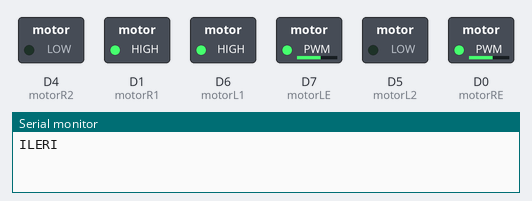
Simulated run of this sketch. Board: ESP8266 (NodeMCU). On the bench: switched loads named in the sketch (green lamp = pin HIGH), the last lines printed to the serial monitor.

Above: at 0.05 s.
At 4.05 s:
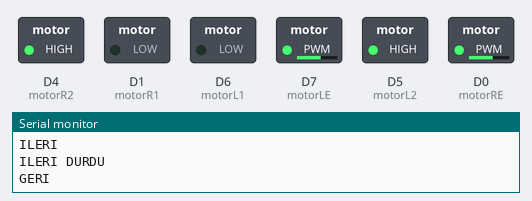
At 8.05 s:
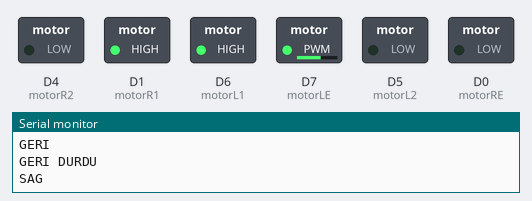
At 12.05 s:
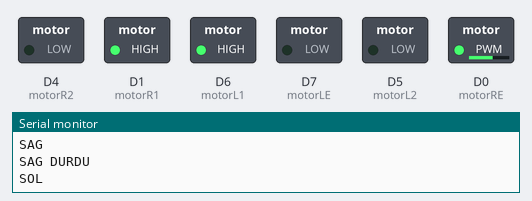
At 15.95 s:
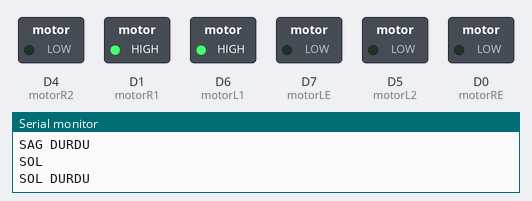
Timing chart, 0 to 20.8 s (numbered marks = the images above):
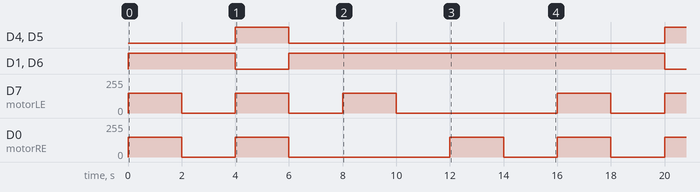

The sketch:

DENEYAP_L8_1_1_ARABA.ino
```cpp
#include <analogWrite.h>

#define motorR1 D1
#define motorR2 D4
#define motorRE D0
#define motorL1 D6
#define motorL2 D5
#define motorLE D7
int hiz = 150;


void setup() {
  pinMode(motorR1, OUTPUT);
  pinMode(motorR2, OUTPUT);
  pinMode(motorL1, OUTPUT);
  pinMode(motorL2, OUTPUT);
  Serial.begin(115200);
}

void loop() {

  Serial.println("ILERI");
  ileri();
  delay(2000);
  Serial.println("ILERI DURDU");
  dur();
  delay(2000);

  Serial.println("GERI");
  geri();
  delay(2000);
  dur();
  Serial.println("GERI DURDU");
  delay(2000);


  Serial.println("SAG");
  sag();
  delay(2000);
  Serial.println("SAG DURDU");
  dur();
  delay(2000);

  Serial.println("SOL");
  sol();
  delay(2000);
  Serial.println("SOL DURDU");
  dur();
  delay(2000);
}

void ileri (){
  digitalWrite(motorR1, HIGH);
  digitalWrite(motorR2, LOW);
  analogWrite(motorRE, hiz);
  digitalWrite(motorL1, HIGH);
  digitalWrite(motorL2, LOW);
  analogWrite(motorLE, hiz);
}

void sag (){
  digitalWrite(motorR1, HIGH);
  digitalWrite(motorR2, LOW);
  analogWrite(motorRE, 0);
  digitalWrite(motorL1, HIGH);
  digitalWrite(motorL2, LOW);
  analogWrite(motorLE, hiz);
}

void sol (){
  digitalWrite(motorR1, HIGH);
  digitalWrite(motorR2, LOW);
  analogWrite(motorRE, hiz);
  digitalWrite(motorL1, HIGH);
  digitalWrite(motorL2, LOW);
  analogWrite(motorLE, 0);
}

void dur (){
  digitalWrite(motorR1, HIGH);
  digitalWrite(motorR2, LOW);
  analogWrite(motorRE, 0);
  digitalWrite(motorL1, HIGH);
  digitalWrite(motorL2, LOW);
  analogWrite(motorLE, 0);
}

void geri (){
  digitalWrite(motorR1, LOW);
  digitalWrite(motorR2, HIGH);
  analogWrite(motorRE, hiz);
  digitalWrite(motorL1, LOW);
  digitalWrite(motorL2, HIGH);
  analogWrite(motorLE, hiz);
}
```

Measured:
- by itself, D4 (motorR2), D5 (motorL2): alternates HIGH for 2.0 s and LOW for 14.0 s
- by itself, D1 (motorR1), D6 (motorL1): repeats every 16.0 s: LOW 2.0 s, HIGH 14.0 s
- by itself, D7 (motorLE): repeats every 16.0 s: 2 × (0/255 2.0 s, 150/255 2.0 s), 0/255 6.0 s, 150/255 2.0 s
- by itself, D0 (motorRE): repeats every 16.0 s: 0/255 2.0 s, 150/255 2.0 s, 0/255 6.0 s, 150/255 2.0 s, 0/255 2.0 s, 150/255 2.0 s
